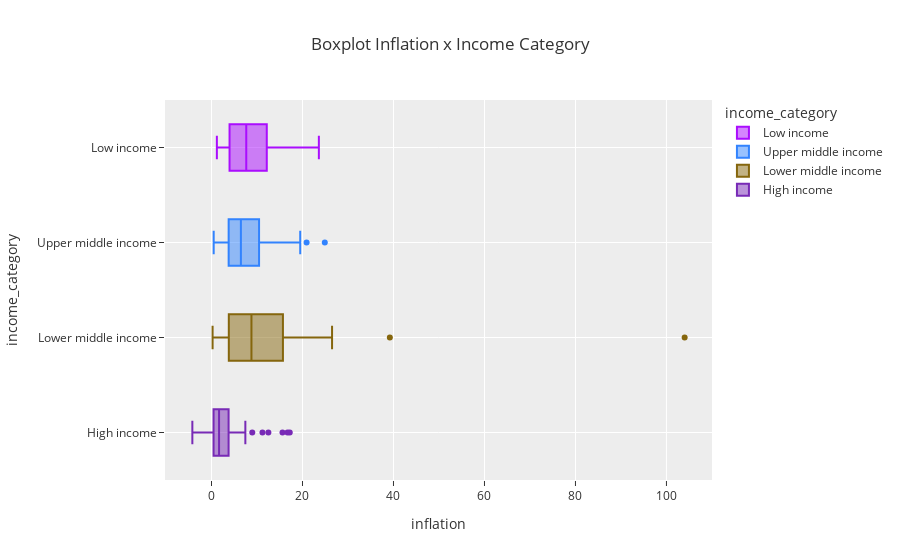

Source (notebook cell):
### Code cell
# Boxplot of inflation x income category
px.box(data_frame=df_countries, x='inflation', y='income_category', color='income_category', orientation='h', hover_data=[
       'country'], title='Boxplot Inflation x Income Category', color_discrete_sequence=px.colors.qualitative.Alphabet, template='ggplot2')

### Figure 1 — Plotly figure (JSON) as saved in the notebook; plotly's stock layout.template omitted (floating-point values rounded to 4 significant figures)
{"data": [{"alignmentgroup": "True", "customdata": [["Afghanistan"], ["Burkina Faso"], ["Burundi"], ["Central African Republic"], ["Chad"], ["Congo Dem. Rep."], ["Eritrea"], ["Gambia"], ["Guinea-Bissau"], ["Liberia"], ["Madagascar"], ["Malawi"], ["Mali"], ["Mozambique"], ["Niger"], ["Rwanda"], ["Sierra Leone"], ["Sudan"], ["Togo"], ["Uganda"], ["Yemen"]], "hovertemplate": "income_category=%{y}<br>inflation=%{x}<br>country=%{customdata[0]}<extra></extra>", "legendgroup": "Low income", "marker": {"color": "#AA0DFE"}, "name": "Low income", "notched": false, "offsetgroup": "Low income", "orientation": "h", "showlegend": true, "type": "box", "x": [9.44, 6.81, 12.3, 2.01, 6.39, 20.8, 11.6, 4.3, 2.97, 5.47, 8.79, 12.1, 4.37, 7.64, 2.55, 2.61, 17.2, 19.6, 1.18, 10.6, 23.6], "x0": " ", "xaxis": "x", "y": ["Low income", "Low income", "Low income", "Low income", "Low income", "Low income", "Low income", "Low income", "Low income", "Low income", "Low income", "Low income", "Low income", "Low income", "Low income", "Low income", "Low income", "Low income", "Low income", "Low income", "Low income"], "y0": " ", "yaxis": "y"}, {"alignmentgroup": "True", "customdata": [["Albania"], ["Argentina"], ["Armenia"], ["Azerbaijan"], ["Belarus"], ["Belize"], ["Bosnia and Herzegovina"], ["Botswana"], ["Brazil"], ["Bulgaria"], ["China"], ["Colombia"], ["Costa Rica"], ["Dominican Republic"], ["Ecuador"], ["El Salvador"], ["Equatorial Guinea"], ["Fiji"], ["Gabon"], ["Georgia"], ["Grenada"], ["Guatemala"], ["Indonesia"], ["Iraq"], ["Jamaica"], ["Kazakhstan"], ["Libya"], ["Malaysia"], ["Maldives"], ["Mauritius"], ["Moldova"], ["Montenegro"], ["Namibia"], ["Paraguay"], ["Peru"], ["Russia"], ["Serbia"], ["South Africa"], ["St. Vincent and the Grenadines"], ["Suriname"], ["Thailand"], ["Tonga"], ["Turkey"], ["Turkmenistan"]], "hovertemplate": "income_category=%{y}<br>inflation=%{x}<br>country=%{customdata[0]}<extra></extra>", "legendgroup": "Upper middle income", "marker": {"color": "#3283FE"}, "name": "Upper middle income", "notched": false, "offsetgroup": "Upper middle income", "orientation": "h", "showlegend": true, "type": "box", "x": [4.49, 20.9, 7.77, 13.8, 15.1, 1.14, 1.4, 8.92, 8.41, 1.11, 6.94, 3.86, 6.57, 5.44, 7.47, 2.65, 24.9, 4.23, 16.6, 8.55, 0.48, 5.14, 15.3, 16.6, 9.81, 19.5, 14.2, 7.27, 2.88, 1.13, 11.1, 1.6, 3.56, 6.1, 5.71, 14.2, 5.88, 6.35, 4.44, 7.2, 4.08, 3.68, 7.01, 2.31], "x0": " ", "xaxis": "x", "y": ["Upper middle income", "Upper middle income", "Upper middle income", "Upper middle income", "Upper middle income", "Upper middle income", "Upper middle income", "Upper middle income", "Upper middle income", "Upper middle income", "Upper middle income", "Upper middle income", "Upper middle income", "Upper middle income", "Upper middle income", "Upper middle income", "Upper middle income", "Upper middle income", "Upper middle income", "Upper middle income", "Upper middle income", "Upper middle income", "Upper middle income", "Upper middle income", "Upper middle income", "Upper middle income", "Upper middle income", "Upper middle income", "Upper middle income", "Upper middle income", "Upper middle income", "Upper middle income", "Upper middle income", "Upper middle income", "Upper middle income", "Upper middle income", "Upper middle income", "Upper middle income", "Upper middle income", "Upper middle income", "Upper middle income", "Upper middle income", "Upper middle income", "Upper middle income"], "y0": " ", "yaxis": "y"}, {"alignmentgroup": "True", "customdata": [["Algeria"], ["Angola"], ["Bangladesh"], ["Benin"], ["Bhutan"], ["Bolivia"], ["Cambodia"], ["Cameroon"], ["Cape Verde"], ["Comoros"], ["Congo Rep."], ["Cote d'Ivoire"], ["Egypt"], ["Ghana"], ["Guinea"], ["Haiti"], ["India"], ["Iran"], ["Jordan"], ["Kenya"], ["Kiribati"], ["Kyrgyz Republic"], ["Lao"], ["Lebanon"], ["Lesotho"], ["Mauritania"], ["Micronesia"], ["Mongolia"], ["Morocco"], ["Myanmar"], ["Nepal"], ["Nigeria"], ["Pakistan"], ["Philippines"], ["Samoa"], ["Senegal"], ["Solomon Islands"], ["Sri Lanka"], ["Tajikistan"], ["Tanzania"], ["Timor-Leste"], ["Tunisia"], ["Ukraine"], ["Uzbekistan"], ["Vanuatu"], ["Vietnam"], ["Zambia"]], "hovertemplate": "income_category=%{y}<br>inflation=%{x}<br>country=%{customdata[0]}<extra></extra>", "legendgroup": "Lower middle income", "marker": {"color": "#85660D"}, "name": "Lower middle income", "notched": false, "offsetgroup": "Lower middle income", "orientation": "h", "showlegend": true, "type": "box", "x": [16.1, 22.4, 7.14, 0.885, 5.99, 8.78, 3.12, 1.91, 0.505, 3.87, 20.7, 5.39, 10.1, 16.6, 16.1, 5.45, 8.98, 15.9, 8.43, 2.09, 1.52, 10, 9.2, 0.238, 4.15, 18.9, 3.8, 39.2, 0.976, 7.04, 15.1, 104, 10.9, 4.22, 1.72, 1.85, 6.81, 22.8, 12.5, 9.25, 26.5, 3.82, 13.4, 16.5, 2.62, 12.1, 14], "x0": " ", "xaxis": "x", "y": ["Lower middle income", "Lower middle income", "Lower middle income", "Lower middle income", "Lower middle income", "Lower middle income", "Lower middle income", "Lower middle income", "Lower middle income", "Lower middle income", "Lower middle income", "Lower middle income", "Lower middle income", "Lower middle income", "Lower middle income", "Lower middle income", "Lower middle income", "Lower middle income", "Lower middle income", "Lower middle income", "Lower middle income", "Lower middle income", "Lower middle income", "Lower middle income", "Lower middle income", "Lower middle income", "Lower middle income", "Lower middle income", "Lower middle income", "Lower middle income", "Lower middle income", "Lower middle income", "Lower middle income", "Lower middle income", "Lower middle income", "Lower middle income", "Lower middle income", "Lower middle income", "Lower middle income", "Lower middle income", "Lower middle income", "Lower middle income", "Lower middle income", "Lower middle income", "Lower middle income", "Lower middle income", "Lower middle income"], "y0": " ", "yaxis": "y"}, {"alignmentgroup": "True", "customdata": [["Antigua and Barbuda"], ["Australia"], ["Austria"], ["Bahamas"], ["Bahrain"], ["Barbados"], ["Belgium"], ["Brunei"], ["Canada"], ["Chile"], ["Croatia"], ["Cyprus"], ["Czech Republic"], ["Denmark"], ["Estonia"], ["Finland"], ["France"], ["Germany"], ["Greece"], ["Guyana"], ["Hungary"], ["Iceland"], ["Ireland"], ["Israel"], ["Italy"], ["Japan"], ["Kuwait"], ["Latvia"], ["Lithuania"], ["Luxembourg"], ["Malta"], ["Netherlands"], ["New Zealand"], ["Norway"], ["Oman"], ["Panama"], ["Poland"], ["Portugal"], ["Qatar"], ["Romania"], ["Saudi Arabia"], ["Seychelles"], ["Singapore"], ["Slovak Republic"], ["Slovenia"], ["South Korea"], ["Spain"], ["Sweden"], ["Switzerland"], ["United Arab Emirates"], ["United Kingdom"], ["United States"], ["Uruguay"]], "hovertemplate": "income_category=%{y}<br>inflation=%{x}<br>country=%{customdata[0]}<extra></extra>", "legendgroup": "High income", "marker": {"color": "#782AB6"}, "name": "High income", "notched": false, "offsetgroup": "High income", "orientation": "h", "showlegend": true, "type": "box", "x": [1.44, 1.16, 0.873, -0.393, 7.44, 0.321, 1.88, 16.7, 2.87, 8.96, 0.821, 2.01, -1.43, 3.22, 1.74, 0.351, 1.05, 0.758, 0.673, 5.73, 2.33, 5.47, -3.22, 1.77, 0.319, -1.9, 11.2, -0.812, 2.38, 3.62, 3.83, 0.848, 3.73, 5.95, 15.6, 2.59, 1.66, 0.643, 6.98, 3.53, 17.2, -4.21, -0.046, 0.485, -0.987, 3.16, 0.16, 0.991, 0.317, 12.5, 1.57, 1.22, 4.91], "x0": " ", "xaxis": "x", "y": ["High income", "High income", "High income", "High income", "High income", "High income", "High income", "High income", "High income", "High income", "High income", "High income", "High income", "High income", "High income", "High income", "High income", "High income", "High income", "High income", "High income", "High income", "High income", "High income", "High income", "High income", "High income", "High income", "High income", "High income", "High income", "High income", "High income", "High income", "High income", "High income", "High income", "High income", "High income", "High income", "High income", "High income", "High income", "High income", "High income", "High income", "High income", "High income", "High income", "High income", "High income", "High income", "High income"], "y0": " ", "yaxis": "y"}], "layout": {"boxmode": "overlay", "legend": {"title": {"text": "income_category"}, "tracegroupgap": 0}, "title": {"text": "Boxplot Inflation x Income Category"}, "xaxis": {"anchor": "y", "domain": [0, 1], "title": {"text": "inflation"}}, "yaxis": {"anchor": "x", "categoryarray": ["High income", "Lower middle income", "Upper middle income", "Low income"], "categoryorder": "array", "domain": [0, 1], "title": {"text": "income_category"}}}}
